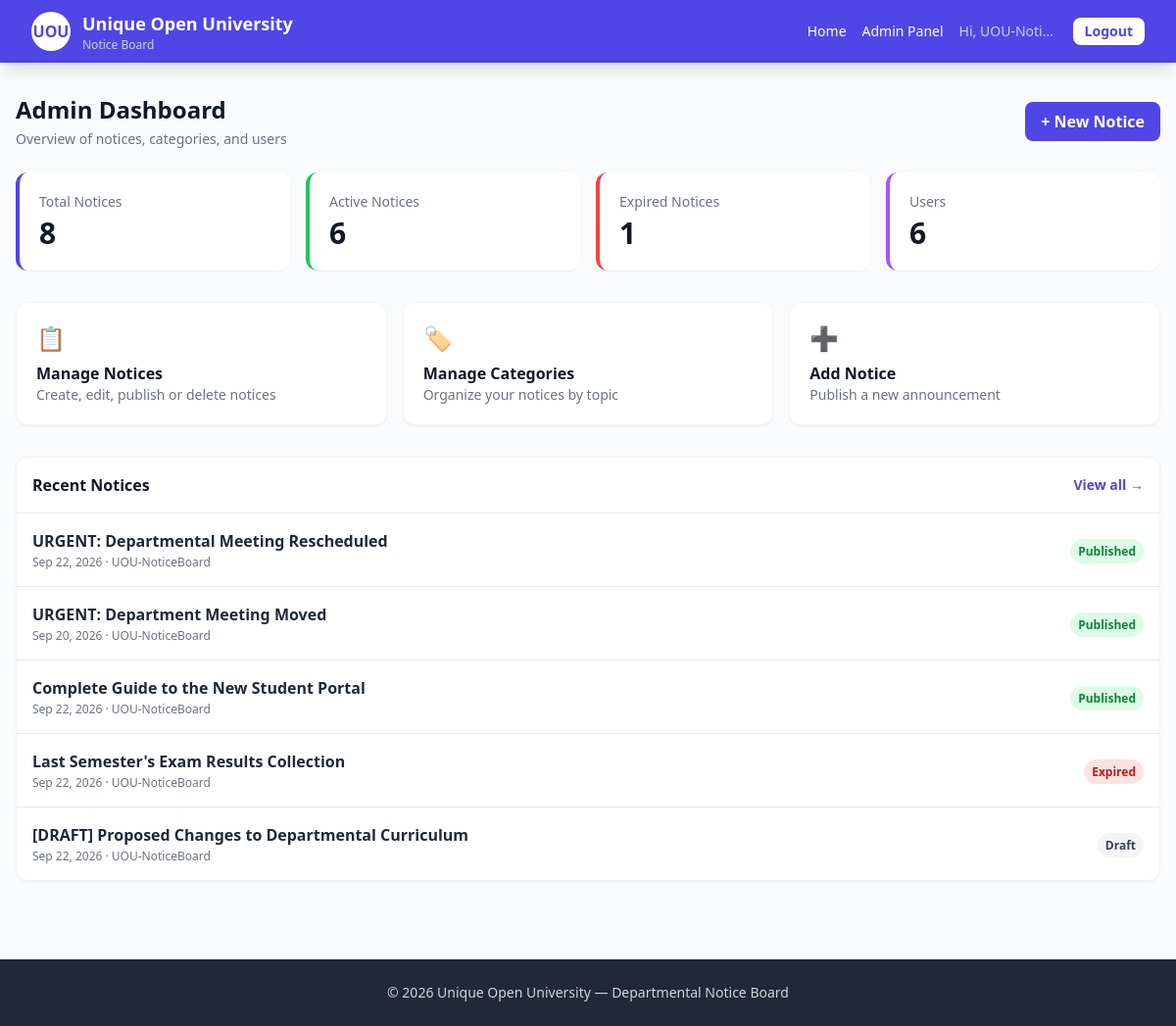
Page /admin-panel/ (signed in) on the committed database.
### notices/models.py (models this page shows, shortened)
class Notice(models.Model):
    STATUS_CHOICES = [
        ('draft', 'Draft'),
        ('published', 'Published'),
    ]
    title = models.CharField(max_length=200)
    content = models.TextField()
    category = models.ForeignKey(
        Category, on_delete=models.SET_NULL,
        null=True, blank=True, related_name='notices'
    )
    author = models.ForeignKey(
        User, on_delete=models.CASCADE, related_name='notices'
    )
    attachment = models.FileField(upload_to='attachments/', blank=True, null=True)
    is_important = models.BooleanField(default=False)
    status = models.CharField(max_length=10, choices=STATUS_CHOICES, default='published')
    published_at = models.DateTimeField(default=timezone.now)
    expiry_date = models.DateTimeField(null=True, blank=True)
    created_at = models.DateTimeField(auto_now_add=True)
    updated_at = models.DateTimeField(auto_now=True)
    class Meta:
        ordering = ['-is_important', '-published_at']
    @property
    def is_expired(self):
        if self.expiry_date and timezone.now() > self.expiry_date:
            return True
        return False
    @property
    def is_active(self):
        return self.status == 'published' and not self.is_expired

### notices/views.py (the view)
# urls.py: path('admin-panel/', views.admin_dashboard, name='admin_dashboard'),
@login_required
@user_passes_test(is_admin)
def admin_dashboard(request):
    now = timezone.now()
    all_notices = Notice.objects.all()
    total = all_notices.count()
    active = sum(1 for n in all_notices if n.is_active)
    expired = sum(1 for n in all_notices if n.is_expired)
    draft = all_notices.filter(status='draft').count()
    users_count = User.objects.count()
    recent = all_notices[:5]
    return render(request, 'notices/admin_dashboard.html', {
        'total_notices': total,
        'active_notices': active,
        'expired_notices': expired,
        'draft_notices': draft,
        'users_count': users_count,
        'recent_notices': recent,
    })

### notices/views.py (called while the page is built)
def is_admin(user):
    return user.is_authenticated and (user.is_staff or user.is_superuser)

### templates/notices/admin_dashboard.html (shortened to what this page needs)
{% extends 'notices/base.html' %}
{% block content %}
<div class="max-w-7xl mx-auto px-4 py-8">
  <div class="flex flex-wrap items-center justify-between gap-3 mb-6">
    <div>
      <h1 class="text-2xl font-bold text-gray-900">Admin Dashboard</h1>
      <p class="text-sm text-gray-500 mt-1">Overview of notices, categories, and users</p>
    </div>
    <a href="{% url 'notice_create' %}"
       class="bg-uou text-white px-4 py-2 rounded-lg font-semibold hover:bg-uou-dark whitespace-nowrap">
      + New Notice
    </a>
  </div>
  <div class="grid grid-cols-2 lg:grid-cols-4 gap-4 mb-8">
    <div class="bg-white rounded-xl p-5 border-l-4 border-uou shadow-sm">
      <div class="text-sm text-gray-500">Total Notices</div>
      <div class="text-3xl font-bold text-gray-900 mt-1">{{ total_notices }}</div>
    </div>
    <div class="bg-white rounded-xl p-5 border-l-4 border-green-500 shadow-sm">
      <div class="text-sm text-gray-500">Active Notices</div>
      <div class="text-3xl font-bold text-gray-900 mt-1">{{ active_notices }}</div>
    </div>
    <div class="bg-white rounded-xl p-5 border-l-4 border-red-500 shadow-sm">
      <div class="text-sm text-gray-500">Expired Notices</div>
      <div class="text-3xl font-bold text-gray-900 mt-1">{{ expired_notices }}</div>
    </div>
    <div class="bg-white rounded-xl p-5 border-l-4 border-purple-500 shadow-sm">
      <div class="text-sm text-gray-500">Users</div>
      <div class="text-3xl font-bold text-gray-900 mt-1">{{ users_count }}</div>
    </div>
  </div>
  <div class="grid sm:grid-cols-2 lg:grid-cols-3 gap-4 mb-8">
    <a href="{% url 'manage_notices' %}"
       class="bg-white rounded-xl p-5 shadow-sm hover:shadow-md border border-gray-100 transition">
      <div class="text-2xl">📋</div>
      <div class="font-bold text-gray-900 mt-2">Manage Notices</div>
      <div class="text-sm text-gray-500">Create, edit, publish or delete notices</div>
    </a>
    <a href="{% url 'category_list' %}"
       class="bg-white rounded-xl p-5 shadow-sm hover:shadow-md border border-gray-100 transition">
      <div class="text-2xl">🏷️</div>
      <div class="font-bold text-gray-900 mt-2">Manage Categories</div>
      <div class="text-sm text-gray-500">Organize your notices by topic</div>
    </a>
    <a href="{% url 'notice_create' %}"
       class="bg-white rounded-xl p-5 shadow-sm hover:shadow-md border border-gray-100 transition">
      <div class="text-2xl">➕</div>
      <div class="font-bold text-gray-900 mt-2">Add Notice</div>
      <div class="text-sm text-gray-500">Publish a new announcement</div>
    </a>
  </div>
  <div class="bg-white rounded-xl shadow-sm border border-gray-100 overflow-hidden">
    <div class="p-4 border-b flex items-center justify-between gap-3">
      <h2 class="font-bold text-gray-900">Recent Notices</h2>
      <a href="{% url 'manage_notices' %}"
         class="text-uou text-sm font-semibold hover:underline whitespace-nowrap">
        View all →
      </a>
    </div>
    <div class="divide-y">
      {% for n in recent_notices %}
        <div class="p-4 flex items-center justify-between gap-3 flex-wrap">
          <div class="min-w-0 flex-1">
            <div class="font-semibold text-gray-800 truncate">{{ n.title }}</div>
            <div class="text-xs text-gray-500 mt-0.5 truncate">
              {{ n.published_at|date:"M d, Y" }} · {{ n.author.username }}
            </div>
          </div>
          <div class="shrink-0">
            {% if n.is_expired %}
              <span class="px-2 py-1 rounded-full text-xs font-bold bg-red-100 text-red-700 whitespace-nowrap">Expired</span>
            {% elif n.status == 'published' %}
              <span class="px-2 py-1 rounded-full text-xs font-bold bg-green-100 text-green-700 whitespace-nowrap">Published</span>
            {% else %}
              <span class="px-2 py-1 rounded-full text-xs font-bold bg-gray-100 text-gray-700 whitespace-nowrap">Draft</span>
            {% endif %}
          </div>
        </div>
      {% empty %}
        <div class="p-8 text-center text-gray-500">No notices yet.</div>
      {% endfor %}
    </div>
  </div>
</div>
{% endblock %}

### templates/notices/base.html (shortened to what this page needs)
{% load static %}
<!DOCTYPE html>
<html lang="en">
<head>
  <script src="https://cdn.tailwindcss.com"></script>
</head>
<body class="bg-gray-50 min-h-screen flex flex-col">
  <nav class="bg-uou text-white shadow-lg sticky top-0 z-50">
    <div class="max-w-7xl mx-auto px-4 sm:px-6 lg:px-8">
      <div class="flex justify-between h-16 items-center gap-3">
        <a href="{% url 'dashboard' %}" class="flex items-center gap-3 min-w-0">
          <div class="w-10 h-10 bg-white text-uou rounded-full flex items-center justify-center font-bold shrink-0">
            UOU
          </div>
          <div class="min-w-0">
            <div class="font-bold text-sm sm:text-lg leading-tight truncate">Unique Open University</div>
            <div class="text-xs text-indigo-200">Notice Board</div>
          </div>
        </a>
        <div class="flex items-center gap-2 sm:gap-4 shrink-0">
          <a href="{% url 'dashboard' %}" class="hover:text-indigo-200 text-sm hidden sm:inline">Home</a>
          {% if user.is_authenticated and user.is_staff %}
            <a href="{% url 'admin_dashboard' %}" class="hover:text-indigo-200 text-sm hidden sm:inline">
              Admin Panel
            </a>
          {% endif %}
          {% if user.is_authenticated %}
            <span class="text-sm text-indigo-200 hidden md:inline truncate max-w-[100px]">
              Hi, {{ user.username }}
            </span>
            <form method="post" action="{% url 'account_logout' %}" class="inline">
              <button class="bg-white text-uou px-3 py-1 rounded-lg text-sm font-semibold hover:bg-indigo-100 whitespace-nowrap">
                Logout
              </button>
            </form>
          {% else %}
            <a href="{% url 'account_login' %}"
               class="bg-white text-uou px-3 py-1 rounded-lg text-sm font-semibold hover:bg-indigo-100 whitespace-nowrap">
              Login
            </a>
          {% endif %}
        </div>
      </div>
    </div>
  </nav>
  <main class="flex-1 w-full overflow-x-hidden">
    {% block content %}{% endblock %}
  </main>
  <footer class="bg-gray-800 text-gray-300 py-6 mt-12">
    <div class="max-w-7xl mx-auto px-4 text-center text-sm">
      © {% now "Y" %} Unique Open University — Departmental Notice Board
    </div>
  </footer>
</body>
</html>

### templates/notices/base.html (style rules this page uses)
body { overflow-x: hidden; }

### rows in the picture
Notice: title "URGENT: Departmental Meeting Rescheduled", published_at "Sep 22, 2026", author.username "UOU-NoticeBoard", status "Published"
Notice: title "URGENT: Department Meeting Moved", published_at "Sep 20, 2026", author.username "UOU-NoticeBoard", status "Published"
Notice: title "Complete Guide to the New Student Portal", published_at "Sep 22, 2026", author.username "UOU-NoticeBoard", status "Published"
Notice: title "Last Semester's Exam Results Collection", published_at "Sep 22, 2026", author.username "UOU-NoticeBoard", shows "Expired"
Notice: title "[DRAFT] Proposed Changes to Departmental Curriculum", published_at "Sep 22, 2026", author.username "UOU-NoticeBoard", status "Draft"

### other values in the picture
{{ user.username }} "UOU-Noti…"
{{ total_notices }} "8"
{{ active_notices }} "6"
{{ expired_notices }} "1"
{{ users_count }} "6"
